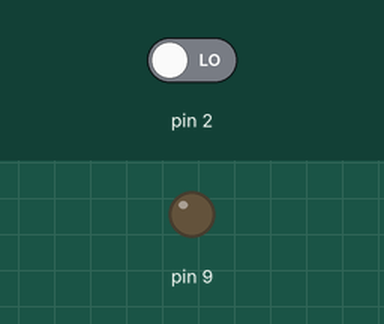
Simulated run of this sketch. Board: Arduino Uno, built with avr-gcc and run on an emulated ATmega328P. On the bench: output pins drawn as LEDs (lit = HIGH). The inputs (shaded band) are chosen by the test bench; at power-on: pin 2 LOW.

Above: at 1.2 s.
1.3 s: pin 2 driven HIGH
At 1.8 s:
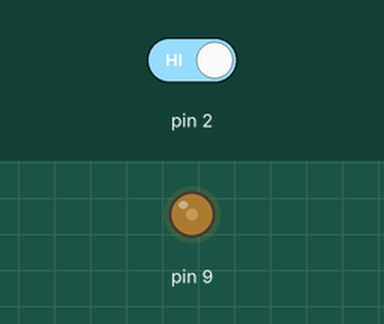
At 2.4 s:
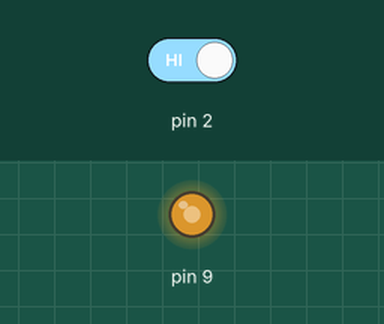
4.3 s: pin 2 driven LOW
At 5.7 s:
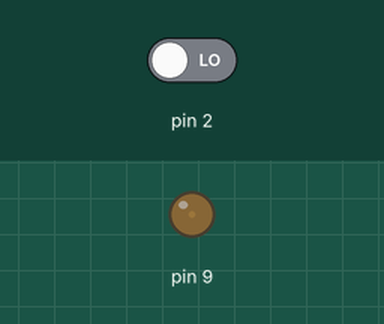
Timing chart, 0 to 7.3 s (numbered marks = the images above; inputs shaded):
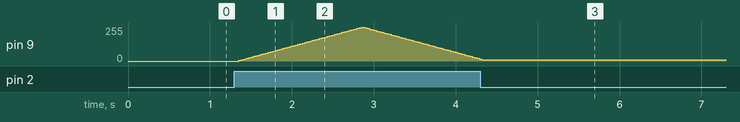

The sketch:

fadeButton.ino
```cpp
// put your main code here, to run repeatedly:
int brightness = 0;
int fadeAmount = 5;

void setup() {
  Serial.begin(9600);
  pinMode(9, OUTPUT);
  pinMode(2, INPUT);
}

void loop() {
  analogWrite(9, brightness);

  int state = digitalRead(2);

  if (state != 0) {
    brightness = brightness + fadeAmount;
  }

  if (brightness <= 0 || brightness >= 255) {
    fadeAmount = -fadeAmount;
  }

  delay(30);
}
```

Measured:
- after the input at 1.3 s, pin 9: rises from 0/255 to 255/255 in 1.5 s, then falls to 15/255 in 1.4 s
- after the input at 4.3 s, pin 9: goes on until 4.3 s, then stays 10/255
